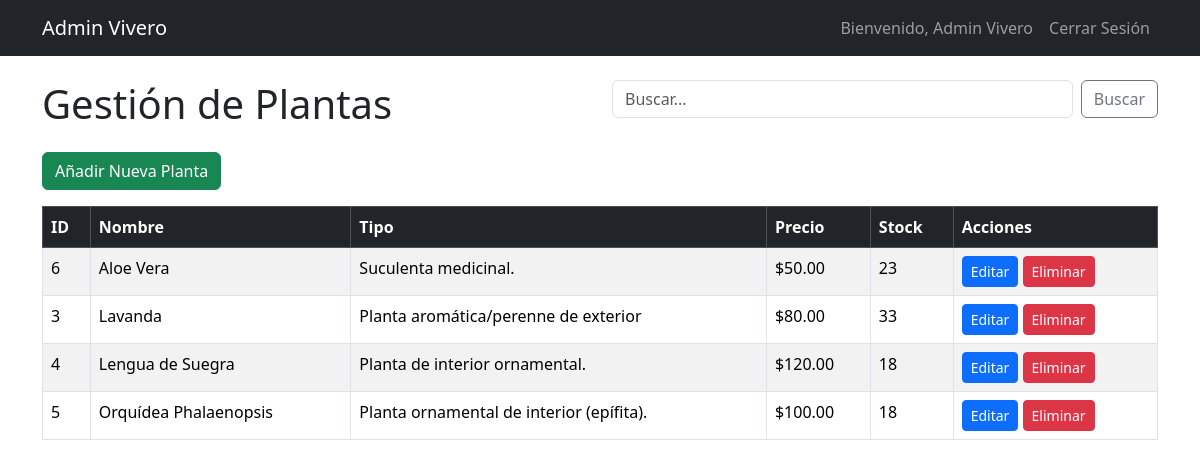
The page /admin/dashboard.php (signed in) on the database its author committed.
### tables this page shows
CREATE TABLE `plantas` (
  `id` int(11) NOT NULL,
  `nombre_comun` varchar(100) NOT NULL,
  `nombre_cientifico` varchar(100) DEFAULT NULL,
  `descripcion` text DEFAULT NULL,
  `tipo` varchar(50) DEFAULT NULL,
  `cuidados_luz` varchar(100) DEFAULT NULL,
  `cuidados_riego` varchar(100) DEFAULT NULL,
  `precio` decimal(10,2) NOT NULL DEFAULT 0.00,
  `stock` int(11) NOT NULL DEFAULT 0,
  `imagen_url` varchar(255) DEFAULT NULL
);

### models/Planta.php (called while the page is built, shortened)
<?php
class Planta {
    private $conn;
    private $table_name = "plantas";
    public function __construct($db) {
        $this->conn = $db;
    }
    function leer() {
        $query = "SELECT * FROM " . $this->table_name . " ORDER BY nombre_comun ASC";
        $stmt = $this->conn->prepare($query);
        $stmt->execute();
        return $stmt;
    }
}
?>

### admin/dashboard.php (the view, shortened to what this page needs)
<?php
include_once '../models/Planta.php';
$database = new Database();
$db = $database->connect();
$planta = new Planta($db);
$keywords = isset($_GET["buscar"]) ? $_GET["buscar"] : "";
if (!empty($keywords)) {
    $stmt = $planta->buscar($keywords);
} else {
    $stmt = $planta->leer();
}
$num = $stmt->rowCount();
?>
<!DOCTYPE html>
<html lang="es">
<head>
    <link href="https://cdn.jsdelivr.net/npm/bootstrap@5.3.2/dist/css/bootstrap.min.css" rel="stylesheet">
</head>
<body>
    <nav class="navbar navbar-expand-lg navbar-dark bg-dark">
        <div class="container">
            <a class="navbar-brand" href="#">Admin Vivero</a>
            <ul class="navbar-nav ms-auto">
                <li class="nav-item">
                    <a class="nav-link">Bienvenido, <?php echo htmlspecialchars($_SESSION['user_nombre']); ?></a>
                </li>
                <li class="nav-item">
                    <a class="nav-link" href="../logout.php">Cerrar Sesión</a>
                </li>
            </ul>
        </div>
    </nav>
    <div class="container mt-4">
        <div class="row mb-3">
            <div class="col-md-6"><h1>Gestión de Plantas</h1></div>
            <div class="col-md-6">
                <form action="dashboard.php" method="GET" class="d-flex">
                    <input class="form-control me-2" type="search" placeholder="Buscar..." name="buscar">
                    <button class="btn btn-outline-secondary" type="submit">Buscar</button>
                </form>
            </div>
        </div>
        <a href="crear_planta.php" class="btn btn-success mb-3">Añadir Nueva Planta</a>
        <table class="table table-bordered table-striped">
            <thead class="table-dark">
                <tr>
                    <th>ID</th><th>Nombre</th><th>Tipo</th><th>Precio</th><th>Stock</th><th>Acciones</th>
                </tr>
            </thead>
            <tbody>
                <?php if ($num > 0): ?>
                    <?php while ($row = $stmt->fetch(PDO::FETCH_ASSOC)): extract($row); ?>
                        <tr>
                            <td><?php echo htmlspecialchars($id); ?></td>
                            <td><?php echo htmlspecialchars($nombre_comun); ?></td>
                            <td><?php echo htmlspecialchars($tipo); ?></td>
                            <td>$<?php echo htmlspecialchars($precio); ?></td>
                            <td><?php echo htmlspecialchars($stock); ?></td>
                            <td>
                                <a href="editar_planta.php?id=<?php echo $id; ?>" class="btn btn-primary btn-sm">Editar</a>
                                <a href="eliminar_planta.php?id=<?php echo $id; ?>" class="btn btn-danger btn-sm">Eliminar</a>
                            </td>
                        </tr>
                    <?php endwhile; ?>
                <?php else: ?>
                    <tr><td colspan="6" class="text-center">No hay plantas registradas.</td></tr>
                <?php endif; ?>
            </tbody>
        </table>
    </div>
</body>
</html>

### rows shown on the page
plantas: id "6", nombre_comun "Aloe Vera", tipo "Suculenta medicinal.", precio "50.00", stock "23"
plantas: id "3", nombre_comun "Lavanda", tipo "Planta aromática/perenne de exterior", precio "80.00", stock "33"
plantas: id "4", nombre_comun "Lengua de Suegra", tipo "Planta de interior ornamental.", precio "120.00", stock "18"
plantas: id "5", nombre_comun "Orquídea Phalaenopsis", tipo "Planta ornamental de interior (epífita).", precio "100.00", stock "18"

### other values the page prints
$_SESSION['user_nombre'] "Admin Vivero"
